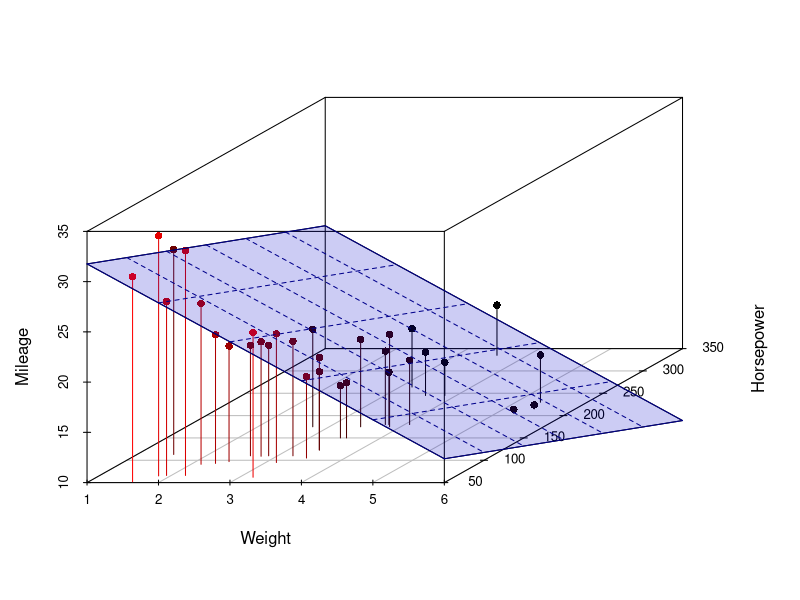

This chart was generated by the following R code: (Note: this script raises an error after producing the figure.)
## ---- chunk 1
fit <- lm(mpg ~ wt+hp, data=mtcars)
s3d <- scatterplot3d::scatterplot3d(mtcars$wt, mtcars$hp, mtcars$mpg, pch=16, highlight.3d=TRUE,
                    type="h", xlab="Weight", ylab="Horsepower", zlab="Mileage", main="")
s3d$plane3d(fit, lty.box="solid", col="darkblue", draw_polygon=TRUE, polygon_args=list(col=rgb(0,0,0.8,0.2)))
## ---- chunk 2
mtcarsModel01 <- lm(mpg~cyl+disp+hp++drat+wt+qsec+gear+carb, mtcars)
## ---- chunk 3
plot(fitted(mtcarsModel01),actuals(mtcarsModel01))
## ---- chunk 4
mtcarsModel02 <- alm(mpg~cyl+disp+hp++drat+wt+qsec+gear+carb, mtcars, loss="MSE")
plot(mtcarsModel02,1)
## ---- chunk 5
sigma(mtcarsModel02)
## ---- chunk 6
# Record number of observations
n <- nobs(mtcarsModel02)
# Generate white noise
mtcarsData$noise <- rnorm(n,0,10)
# Add it to the model
mtcarsModel02WithNoise <- alm(mpg~cyl+disp+hp++drat+wt+qsec+gear+carb+noise,
                                   mtcarsData, loss="MSE")
## ---- chunk 7
1 - sum(resid(mtcarsModel02WithNoise)^2) /
    (var(actuals(mtcarsModel02WithNoise))*(n-1))
## ---- chunk 8
1 - sum(resid(mtcarsModel02)^2) /
    (var(actuals(mtcarsModel02))*(n-1))
## ---- chunk 9
setNames(c(1 - sigma(mtcarsModel02)^2 / var(actuals(mtcarsModel02)),
           1 - sigma(mtcarsModel02WithNoise)^2 / var(actuals(mtcarsModel02WithNoise))),
         c("R^2-adj","R^2-adj, Noise"))
## ---- chunk 10
coef(mtcarsModel02)
